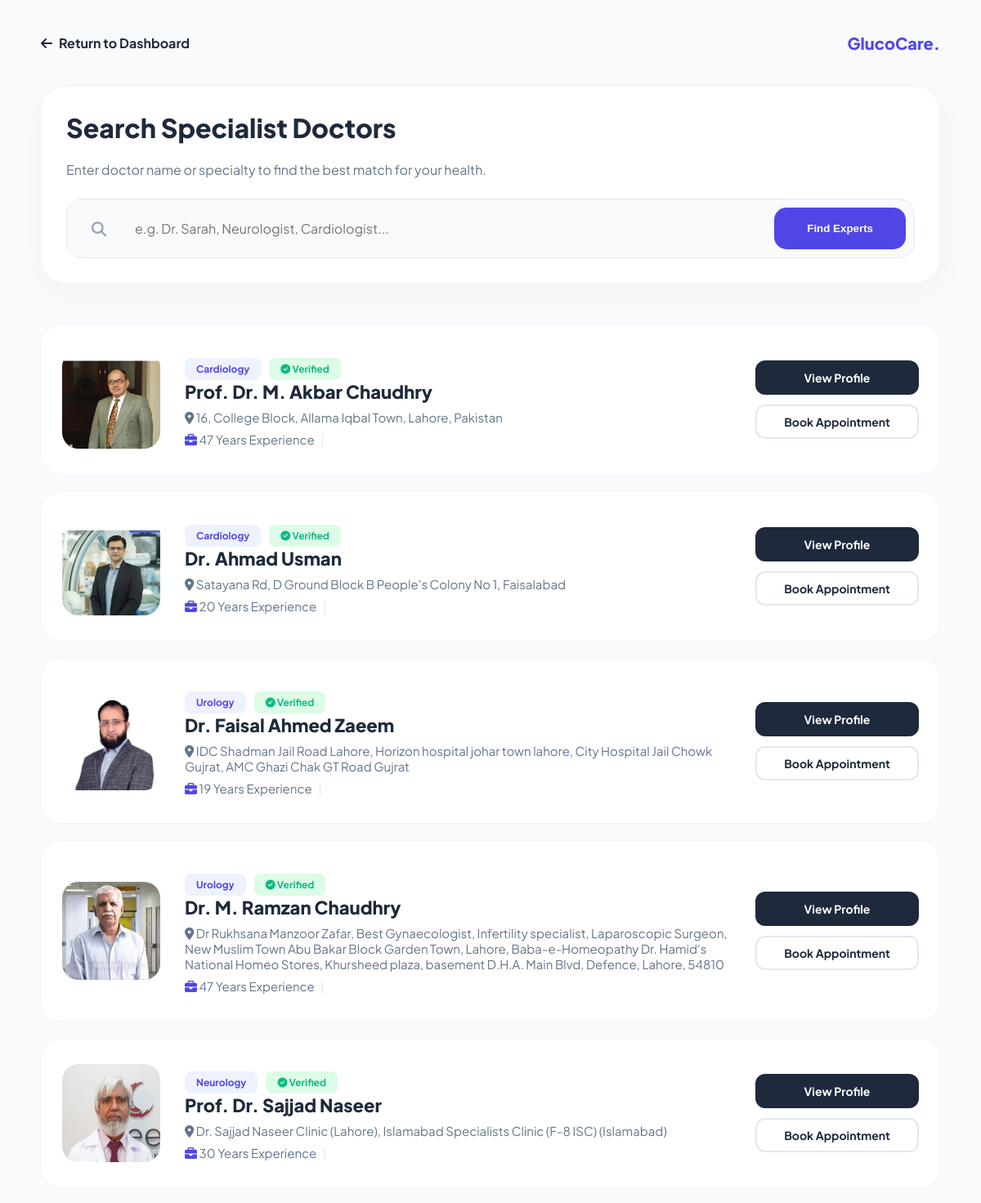
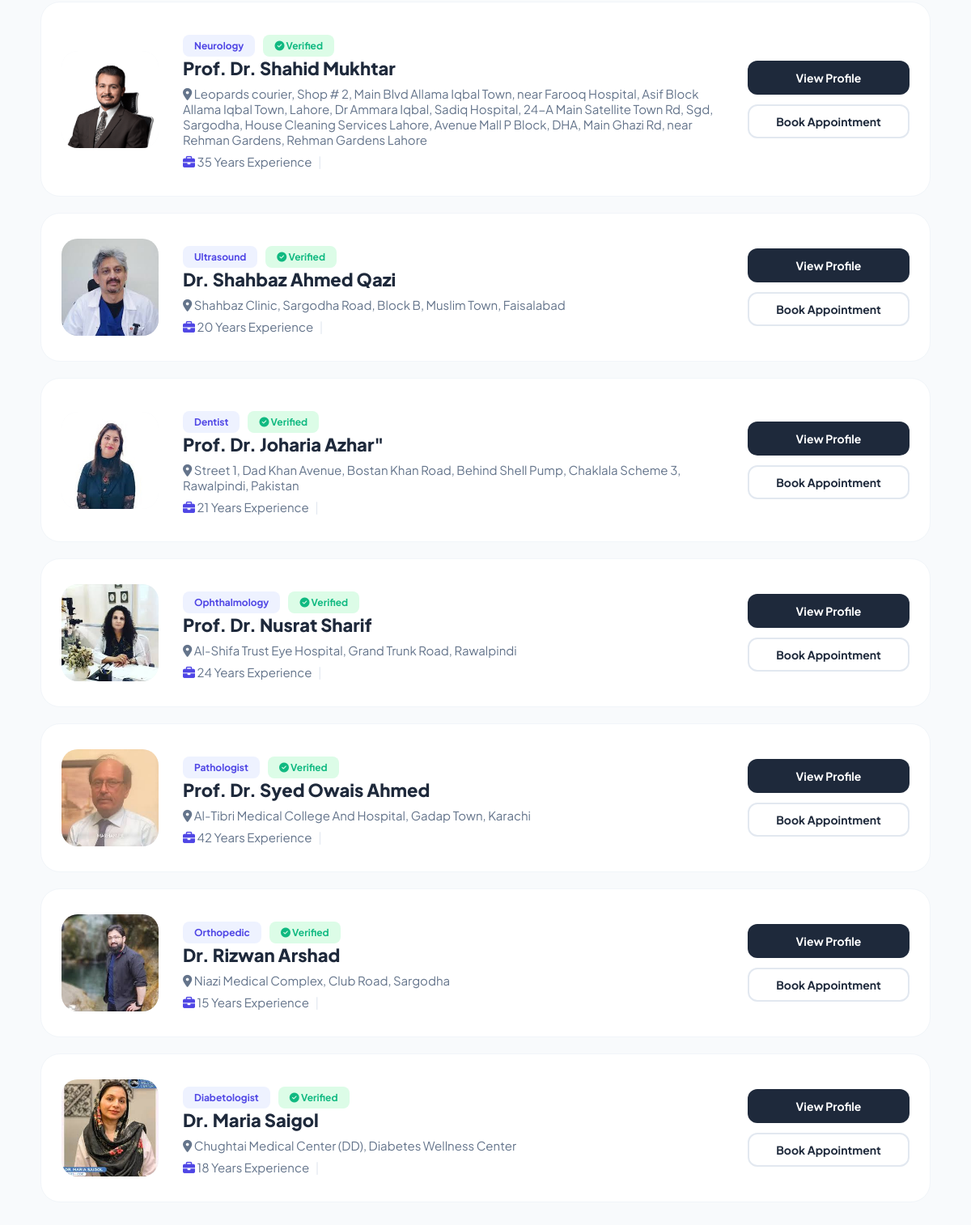
Page /includes/search-doctors.php on the committed database (2 pictures, top to bottom).
### tables this page shows
CREATE TABLE `doctors` (
  `id` int(11) NOT NULL,
  `name` varchar(255) NOT NULL,
  `specialty` varchar(100) NOT NULL,
  `bio` text DEFAULT NULL,
  `image` varchar(255) DEFAULT NULL,
  `phone` varchar(50) DEFAULT NULL,
  `email` varchar(100) DEFAULT NULL,
  `address` text DEFAULT NULL,
  `exp` varchar(10) DEFAULT NULL,
  `patients` varchar(20) DEFAULT NULL,
  `awards` varchar(10) DEFAULT NULL,
  `university` varchar(255) DEFAULT NULL,
  `languages` varchar(100) DEFAULT NULL,
  `price` decimal(10,2) DEFAULT NULL,
  `availability` varchar(50) DEFAULT 'Available Now',
  `rating` decimal(2,1) DEFAULT 4.5,
  `schedule` text DEFAULT NULL
);

### includes/search-doctors.php (the view, shortened to what this page needs)
<?php
include '../db.php';
$search_query = isset($_GET['q']) ? mysqli_real_escape_string($conn, trim($_GET['q'])) : '';
if ($search_query !== '') {
    $query = "SELECT * FROM doctors WHERE
              name LIKE '%$search_query%' OR
              specialty LIKE '%$search_query%' OR
              address LIKE '%$search_query%'";
} else {
    $query = "SELECT * FROM doctors";
}
$result = mysqli_query($conn, $query);
$filtered_doctors = mysqli_fetch_all($result, MYSQLI_ASSOC);
?>
<!DOCTYPE html>
<html lang="en">
<head>
    <link rel="stylesheet" href="https://cdnjs.cloudflare.com/ajax/libs/font-awesome/6.4.0/css/all.min.css">
</head>
<body>
<div class="container">
    <div class="top-nav">
        <a href="../index.php" class="back-link">
            <i class="fas fa-arrow-left"></i> Return to Dashboard
        </a>
        <div class="logo" style="font-weight: 800; font-size: 20px; color: var(--primary);">GlucoCare.</div>
    </div>
    <div class="search-hero-card">
        <h1 style="margin-top:0; font-size: 32px; font-weight: 800;">Search Specialist Doctors</h1>
        <p style="color:#64748b; margin-bottom: 25px;">Enter doctor name or specialty to find the best match for your health.</p>
        <form action="" method="GET" class="search-form">
            <i class="fas fa-search" style="margin-left:20px; color:#94a3b8; font-size: 18px; display:flex; align-items:center;"></i>
            <input type="text" name="q" placeholder="e.g. Dr. Sarah, Neurologist, Cardiologist..." value="<?php echo htmlspecialchars($search_query); ?>">
            <button type="submit" class="main-search-btn">Find Experts</button>
        </form>
    </div>
    <div class="doc-list">
        <?php if(count($filtered_doctors) > 0): ?>
            <?php foreach($filtered_doctors as $doc): ?>
            <div class="pro-card">
                <img src="../uploads/<?php echo $doc['image']; ?>" alt="Doctor">
                <div class="doc-info">
                    <div class="tag-row">
                        <span class="tag tag-blue"><?php echo $doc['specialty']; ?></span>
                        <span class="tag tag-green"><i class="fas fa-check-circle"></i> Verified</span>
                    </div>
                    <h2><?php echo $doc['name']; ?></h2>
                    <p><i class="fas fa-map-marker-alt"></i> <?php echo $doc['address']; ?></p>
                    <p>
                        <i class="fas fa-briefcase" style="color:#4f46e5;"></i>
                        <?php echo $doc['exp']; ?> Years Experience
                        <span style="color:#e2e8f0; margin:0 5px;">|</span>
                    </p>
                </div>
                <div class="doc-cta">
                    <a href="../profile/doctorprofile.php?id=<?php echo $doc['id']; ?>" class="btn-prime">View Profile</a>
                    <a href="../includes/book_appointment.php?id=<?php echo $doc['id']; ?>" class="btn-outline">Book Appointment</a>
                </div>
            </div>
            <?php endforeach; ?>
        <?php endif; ?>
    </div>
</div>
</body>
</html>

### includes/search-doctors.php (style rules this page uses)
:root { --primary: #4f46e5; --secondary: #1e293b; --bg: #f8fafc; --white: #ffffff; }
body { font-family: 'Plus Jakarta Sans', sans-serif; background-color: var(--bg); color: var(--secondary); margin: 0; padding: 0; }
.container { max-width: 1100px; margin: 0 auto; padding: 40px 20px; }
.top-nav { display: flex; justify-content: space-between; align-items: center; margin-bottom: 40px; }
.back-link { text-decoration: none; color: var(--secondary); font-weight: 700; display: flex; align-items: center; gap: 8px; transition: 0.3s; }
.search-hero-card { background: var(--white); padding: 30px; border-radius: 30px; box-shadow: 0 10px 40px rgba(0,0,0,0.03); border: 1px solid #f1f5f9; margin-bottom: 50px; }
.search-form { display: flex; gap: 15px; background: #f8fafc; padding: 10px; border-radius: 20px; border: 1px solid #e2e8f0; }
.search-form input { flex: 1; border: none; background: transparent; padding: 15px 20px; font-size: 16px; font-family: inherit; outline: none; }
.main-search-btn { background: var(--primary); color: white; border: none; padding: 15px 40px; border-radius: 15px; font-weight: 700; cursor: pointer; transition: 0.3s; }
.doc-list { display: flex; flex-direction: column; gap: 20px; }
.pro-card { background: var(--white); padding: 25px; border-radius: 24px; display: grid; grid-template-columns: 120px 1fr 200px; align-items: center; gap: 30px; border: 1px solid #f1f5f9; transition: 0.4s; }
.pro-card img { width: 120px; height: 120px; border-radius: 20px; object-fit: cover; background: #f8fafc; }
.doc-info h2 { margin: 0; font-size: 22px; font-weight: 800; }
.doc-info p { margin: 8px 0; color: #64748b; font-size: 15px; }
.tag-row { display: flex; gap: 10px; margin-top: 15px; }
.tag { padding: 6px 14px; border-radius: 8px; font-size: 12px; font-weight: 700; }
.tag-blue { background: #eef2ff; color: var(--primary); }
.tag-green { background: #dcfce7; color: #10b981; }
.doc-cta { display: flex; flex-direction: column; gap: 12px; }
.btn-prime { background: var(--secondary); color: white; padding: 12px; border-radius: 12px; text-decoration: none; text-align: center; font-weight: 700; font-size: 14px; }
.btn-outline { border: 2px solid #e2e8f0; color: var(--secondary); padding: 10px; border-radius: 12px; text-decoration: none; text-align: center; font-weight: 700; font-size: 14px; transition: 0.3s; }

### rows in the picture
doctors: image (picture), specialty "Cardiology", name "Prof. Dr. M. Akbar Chaudhry", address "16, College Block, Allama Iqbal Town, Lahore, Pakistan", exp "47"
doctors: image (picture), specialty "Cardiology", name "Dr. Ahmad Usman", address "Satayana Rd, D Ground Block B People's Colony No 1, Faisalabad", exp "20"
doctors: image (picture), specialty "Urology", name "Dr. Faisal Ahmed Zaeem", address "IDC Shadman Jail Road Lahore, Horizon hospital johar town lahore, City Hospital Jail Chowk Gujrat, AMC Ghazi Chak GT Road Gujrat", exp "19"
doctors: image (picture), specialty "Urology", name "Dr. M. Ramzan Chaudhry", address "Dr Rukhsana Manzoor Zafar, Best Gynaecologist, Infertility specialist, Laparoscopic Surgeon, New Muslim Town Abu Bakar Block Garden Town, Lahore, Baba-e-Homeopathy Dr. Hamid's National Homeo Stores, Khursheed plaza, basement D.H.A. Main Blvd, Defence, Lahore, 54810", exp "47"
doctors: image (picture), specialty "Neurology", name "Prof. Dr. Sajjad Naseer", address "Dr. Sajjad Naseer Clinic (Lahore), Islamabad Specialists Clinic (F-8 ISC) (Islamabad)", exp "30"
doctors: image (picture), specialty "Neurology", name "Prof. Dr. Shahid Mukhtar", address "Leopards courier, Shop # 2, Main Blvd Allama Iqbal Town, near Farooq Hospital, Asif Block Allama Iqbal Town, Lahore, Dr Ammara Iqbal, Sadiq Hospital, 24-A Main Satellite Town Rd, Sgd, Sargodha, House Cleaning Services Lahore, Avenue Mall P Block, DHA, Main Ghazi Rd, near Rehman Gardens, Rehman Gardens Lahore", exp "35"
doctors: image (picture), specialty "Ultrasound", name "Dr. Shahbaz Ahmed Qazi", address "Shahbaz Clinic, Sargodha Road, Block B, Muslim Town, Faisalabad", exp "20"
doctors: image (picture), specialty "Dentist", name "Prof. Dr. Joharia Azhar\"", address "Street 1, Dad Khan Avenue, Bostan Khan Road, Behind Shell Pump, Chaklala Scheme 3, Rawalpindi, Pakistan", exp "21"
doctors: image (picture), specialty "Ophthalmology", name "Prof. Dr. Nusrat Sharif", address "Al-Shifa Trust Eye Hospital, Grand Trunk Road, Rawalpindi", exp "24"
doctors: image (picture), specialty "Pathologist", name "Prof. Dr. Syed Owais Ahmed", address "Al-Tibri Medical College And Hospital, Gadap Town, Karachi", exp "42"
doctors: image (picture), specialty "Orthopedic", name "Dr. Rizwan Arshad", address "Niazi Medical Complex, Club Road, Sargodha", exp "15"
doctors: image (picture), specialty "Diabetologist", name "Dr. Maria Saigol", address "Chughtai Medical Center (DD), Diabetes Wellness Center", exp "18"
